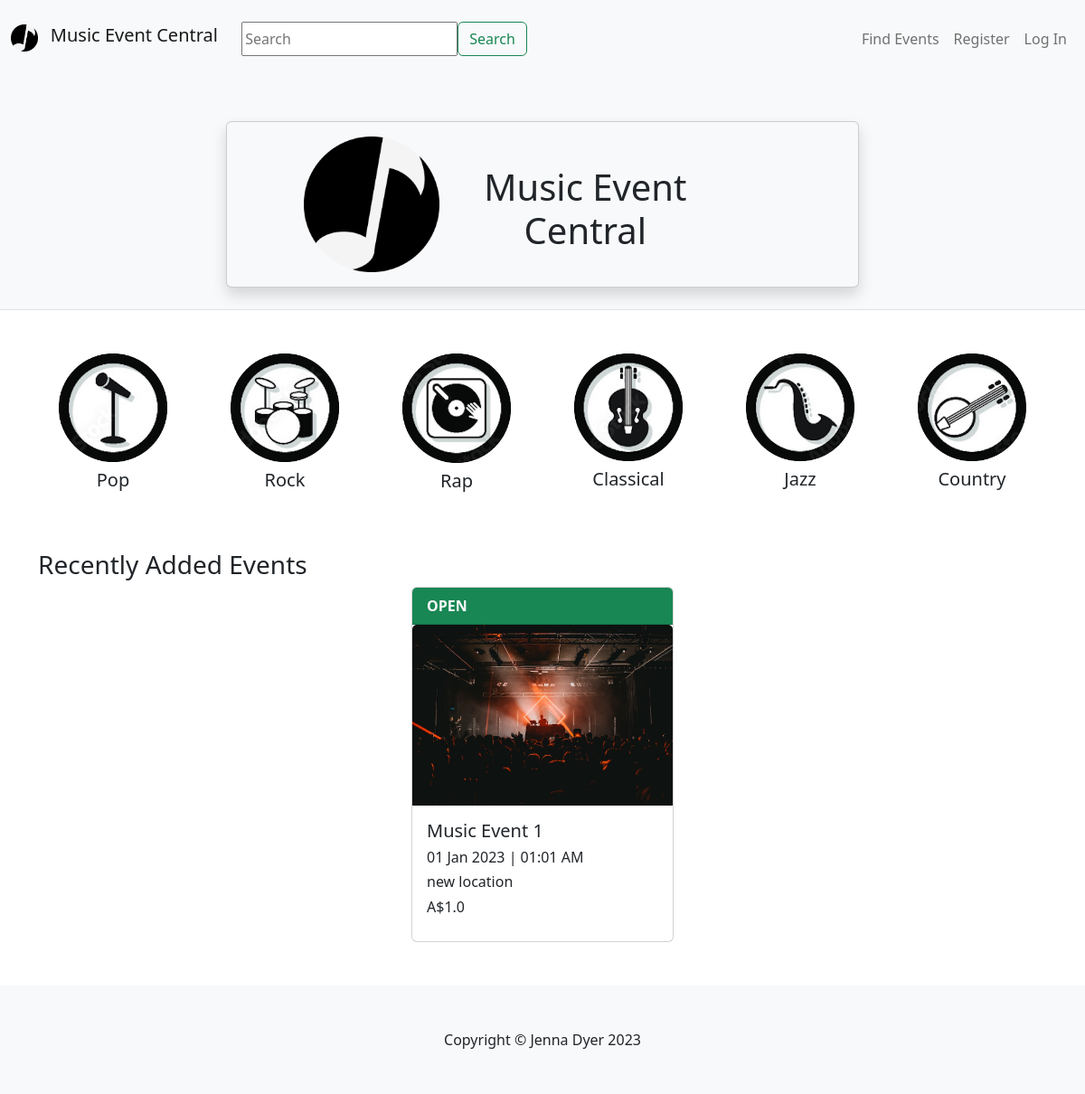
The page / on the database its author committed.
### MusicEventCentral/models.py (models this page shows, shortened)
class Event(db.Model):
    __tablename__ = 'events'
    id = db.Column(db.Integer, primary_key=True)
    name = db.Column(db.String(80))
    start_time = db.Column(db.Time)
    end_time = db.Column(db.Time)
    start_date = db.Column(db.Date)
    end_date = db.Column(db.Date)
    location = db.Column(db.String(200))
    total_tickets = db.Column(db.Integer)
    tickets_avail = db.Column(db.Integer)
    status = db.Column(db.String(80))
    description = db.Column(db.String(200))
    image = db.Column(db.String(400))
    price = db.Column(db.Float(4))
    user_id = db.Column(db.Integer, db.ForeignKey('users.id'))
    comments = db.relationship('Comment', backref='events')

### MusicEventCentral/views.py (the view)
@bp.route('/')
def index():
    events = db.session.scalars(db.select(Event)).all()
    return render_template('index.html', events=events)

### MusicEventCentral/templates/index.html
{% extends 'base.html' %}
{% block header %}
<div class="container-fluid">
    <div class="row justify-content-center rounded-3 mt-5 pb-4">
        <div class="col-md-7 card shadow bg-light text-center align-items-center">
            <div class="row">
                <div class="col-md-4 mb-3 mt-3">
                    <img class="img" style="max-height: 150px" src="static/img/logo.png" alt="Logo">
                </div>
                <div class="col-md-6  mt-5">
                    <h1>Music Event Central</h1>
                </div>
            </div>
        </div>
    </div>
</div>
{% endblock %}
{% block content %}
<div class="container">
    <div class="row mt-5 mb-5 text-center">
        <div class="col-sm-2">
            <a class="nav-item nav-link" href="events/Pop">
                <figure>
                    <img style=" max-width:120px" class="img-fluid" src="static/img/pop.png" alt="Pop Image">
                    <h5 class="mt-2">Pop</h5>
                </figure>
            </a>
        </div>
        <div class="col-sm-2">
            <a class="nav-item nav-link" href="events/Rock">
                <figure>
                    <img style="max-width:120px" class="img-fluid" src="static/img/rock.png" alt="Rock Img">
                    <h5 class="mt-2">Rock</h5>
                </figure>
            </a>
        </div>
        <div class="col-sm-2">
            <a class="nav-item nav-link" href="events/Rap">
                <figure>
                    <img style="max-width:120px" class="img-fluid" <img style=" max-width:120px" class="img-fluid"
                        src="static/img/rap.png" alt="Rap Image">
                    <h5 class="mt-2">Rap</h5>
                </figure>
            </a>
        </div>
        <div class="col-sm-2">
            <a class="nav-item nav-link" href="events/Classical">
                <figure>
                    <img style="max-width:120px" class="img-fluid" <img style=" max-width:120px" class="img-fluid"
                        src="static/img/classical.png" alt="Classical Image">
                    <h5 class="mt-2">Classical</h5>
                </figure>
            </a>
        </div>
        <div class="col-sm-2">
            <a class="nav-item nav-link" href="events/Jazz">
                <figure>
                    <img style="max-width:120px" class="img-fluid" src="static/img/jazz.png" alt="Jazz Image">
                    <h5 class="mt-2">Jazz</h5>
                </figure>
            </a>
        </div>
        <div class="col-sm-2">
            <a class="nav-item nav-link" href="events/Country">
                <figure>
                    <img style="max-width:120px" class="img-fluid" <img style=" max-width:120px" class="img-fluid"
                        src="static/img/country.png" alt="Country Image">
                    <h5 class="mt-2">Country</h5>
                </figure>
            </a>
        </div>
    </div>
</div>
<div class="container">
    <h3>Recently Added Events</h3>
    <div class="card-group justify-content-center">
        {% for event in events %}
        <a class="nav-item nav-link" href="events/details={{ event.id }}">
            <div class="card mx-3 mb-5" style="width: 290px;">
                <div class="card-header bg-success text-light"><strong>OPEN</strong></div>
                <img class="card-img-top" style="height: 200px" src="{{ event.image }}" alt="Event 1 Image">
                <div class="card-body" style="height: 150px">
                    <h5 class="card-title">{{ event.name }}</h5>
                    <h6 class="fw-normal">{{ event.start_date.strftime('%d %b %Y') }} | {{
                        event.start_time.strftime('%I:%M %p') }}</h6>
                    <h6 class="fw-light">{{ event.location }}</h6>
                    <h6 class="fw-light">A${{ event.price }}</h6>
                </div>
            </div>
        </a>
        {% endfor %}
    </div>
</div>
{% endblock %}

### rows shown on the page
Event: image (picture), name "Music Event 1", start_date "01 Jan 2023", start_time "01:01 AM", location "new location", price "1.0"
